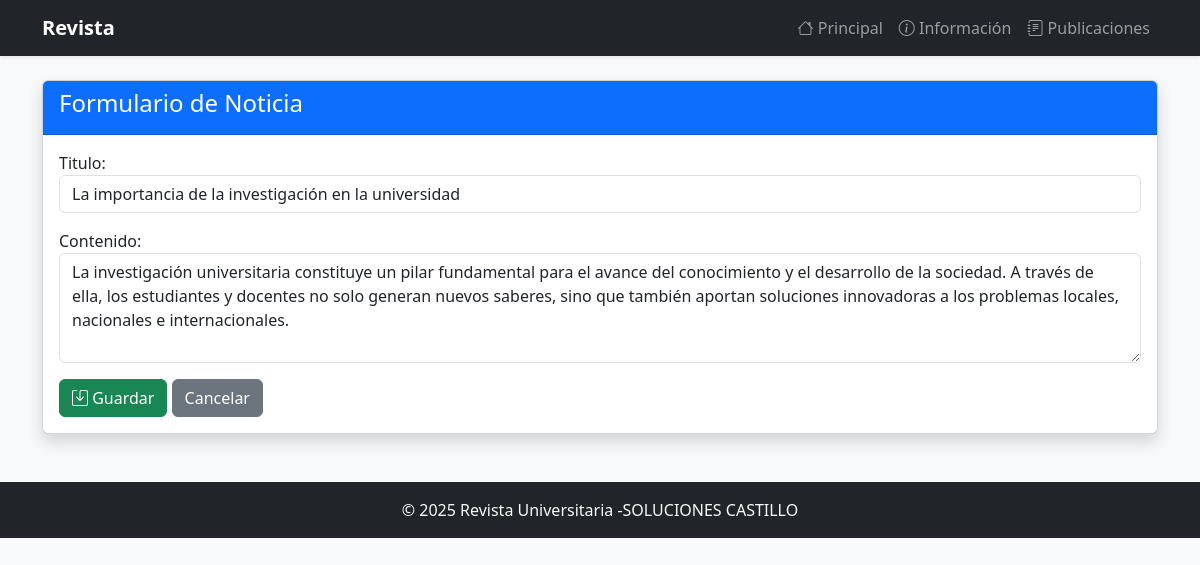
Screenshot of /informacion/noticias/1/editar/ with the database file from the repository.
### Apps/informacion/models.py (models this page shows, shortened)
class Noticia(models.Model):
    titulo = models.CharField(max_length=150)
    contenido = models.TextField()
    fecha = models.DateTimeField(auto_now_add=True)

### Apps/informacion/views.py (the view)
# urls.py: path("noticias/<int:pk>/editar/", views.NoticiaUpdate.as_view(), name="noticia_update"),
class NoticiaUpdate(UpdateView):
    model = Noticia
    form_class = NoticiaForm
    template_name = "informacion/form.html"
    success_url = reverse_lazy("informacion:noticia_list")

### Apps/informacion/forms.py
class NoticiaForm(forms.ModelForm):
    class Meta:
        model = Noticia
        fields = "__all__"
        widgets = {
            "titulo": forms.TextInput(attrs={"class": "form-control"}),
            "contenido": forms.Textarea(attrs={"class": "form-control", "rows": 4}),
        }

### Apps/informacion/templates/informacion/form.html (shortened to what this page needs)
{% extends "base.html" %}
{% block content %}
    <div class="card shadow">
        <div class="card-header bg-primary text-white">
            <h4>Formulario de Noticia</h4>
        </div>
        <div class="card-body">
            <form method="post">
                {{ form.as_p }}
                <div class="mt-3">
                    <button type="submit" class="btn btn-success">
                        <i class="bi bi-save"></i> Guardar
                    </button>
                    <a href="{% url 'informacion:noticia_list' %}" class="btn btn-secondary">
                        Cancelar
                    </a>
                </div>
            </form>
        </div>
    </div>
{% endblock %}

### rows the page displays
Noticia: titulo "La importancia de la investigación en la universidad", contenido "La investigación universitaria constituye un pilar fundamental para el avance del conocimiento y el desarrollo de la sociedad. A través de ella, los estudiantes y docentes no solo generan nuevos saberes, sino que también aportan soluciones innovadoras a los problemas locales, nacionales e internacionales."
